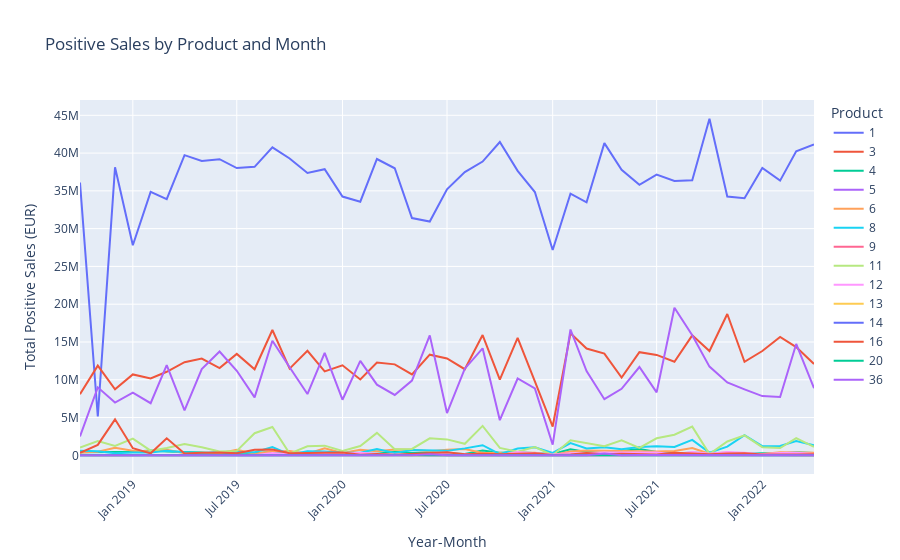

The notebook cell this image was saved under:
### Code cell
positive_sales['Year_Month'] = positive_sales['DATE'].dt.to_period('M').astype(str)
grouped_positive_sales_prod_month = positive_sales.groupby(['Year_Month', 'Mapped_GCK'])['Sales_EUR'].sum().reset_index()

plot_sales_by_product_month(grouped_positive_sales_prod_month, 'Year_Month', 'Sales_EUR', 'Mapped_GCK', 
                            'Positive Sales by Product and Month', 'Year-Month', 'Total Positive Sales (EUR)')
